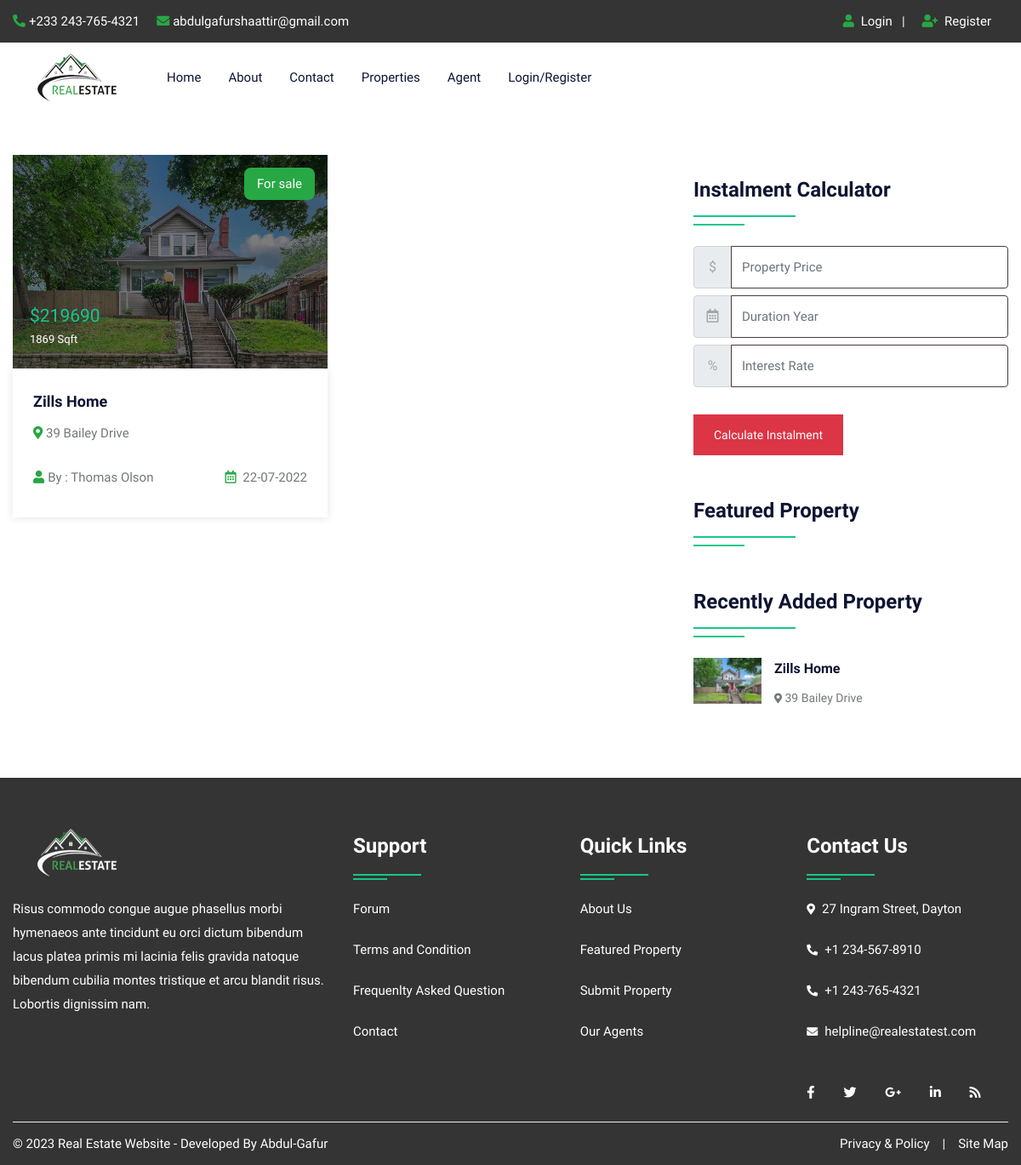
The page /property.php on the database as committed earlier.
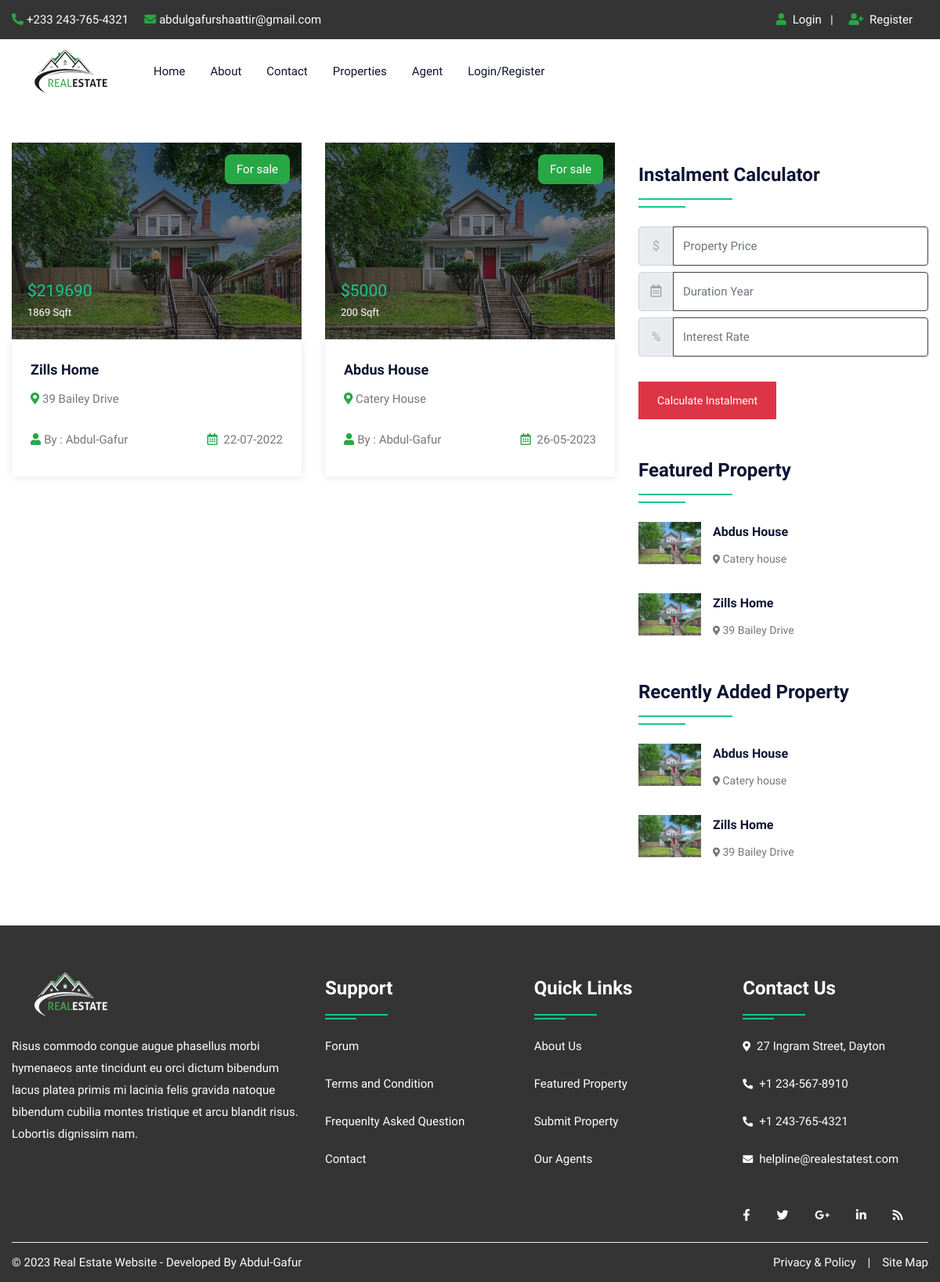
The same page on the database as committed later.
### tables this page shows
CREATE TABLE `property` (
  `pid` int(50) NOT NULL,
  `title` varchar(200) NOT NULL,
  `pcontent` longtext NOT NULL,
  `type` varchar(100) NOT NULL,
  `bhk` varchar(50) NOT NULL,
  `stype` varchar(100) NOT NULL,
  `bedroom` int(50) NOT NULL,
  `bathroom` int(50) NOT NULL,
  `balcony` int(50) NOT NULL,
  `kitchen` int(50) NOT NULL,
  `hall` int(50) NOT NULL,
  `floor` varchar(50) NOT NULL,
  `size` int(50) NOT NULL,
  `price` int(50) NOT NULL,
  `location` varchar(200) NOT NULL,
  `city` varchar(100) NOT NULL,
  `state` varchar(100) NOT NULL,
  `feature` longtext NOT NULL,
  `pimage` varchar(300) NOT NULL,
  `pimage1` varchar(300) NOT NULL,
  `pimage2` varchar(300) NOT NULL,
  `pimage3` varchar(300) NOT NULL,
  `pimage4` varchar(300) NOT NULL,
  `uid` int(50) NOT NULL,
  `status` varchar(50) NOT NULL,
  `mapimage` varchar(300) NOT NULL,
  `topmapimage` varchar(300) NOT NULL,
  `groundmapimage` varchar(300) NOT NULL,
  `totalfloor` varchar(50) NOT NULL,
  `date` datetime NOT NULL DEFAULT current_timestamp(),
  `isFeatured` int(11) DEFAULT NULL
);

CREATE TABLE `user` (
  `uid` int(50) NOT NULL,
  `uname` varchar(100) NOT NULL,
  `uemail` varchar(100) NOT NULL,
  `uphone` varchar(20) NOT NULL,
  `upass` varchar(50) NOT NULL,
  `utype` varchar(50) NOT NULL,
  `uimage` varchar(300) NOT NULL
);

### property.php (the view, shortened to what the changed rows need)
<!DOCTYPE html>
<html lang="en">
<head>
<link rel="stylesheet" type="text/css" href="css/bootstrap.min.css">
<link rel="stylesheet" type="text/css" href="css/bootstrap-slider.css">
<link rel="stylesheet" type="text/css" href="css/jquery-ui.css">
<link rel="stylesheet" type="text/css" href="css/layerslider.css">
<link rel="stylesheet" type="text/css" href="css/color.css" id="color-change">
<link rel="stylesheet" type="text/css" href="css/owl.carousel.min.css">
<link rel="stylesheet" type="text/css" href="css/font-awesome.min.css">
<link rel="stylesheet" type="text/css" href="fonts/flaticon/flaticon.css">
<link rel="stylesheet" type="text/css" href="css/style.css">
</head>
<body>
<div id="page-wrapper">
    <div class="row">
		<?php include("include/header.php");?>
        <div class="full-row">
            <div class="container">
                <div class="row">
					<div class="col-lg-8">
                        <div class="row">
							<?php
							$query=mysqli_query($con,"SELECT property.*, user.uname,user.utype,user.uimage FROM `property`,`user` WHERE property.uid=user.uid");
								while($row=mysqli_fetch_array($query))
								{
							?>
                            <div class="col-md-6">
                                <div class="featured-thumb hover-zoomer mb-4">
                                    <div class="overlay-black overflow-hidden position-relative"> <img src="admin/property/<?php echo $row['18'];?>" alt="pimage">
                                        <div class="sale bg-success text-white">For <?php echo $row['5'];?></div>
                                        <div class="price text-primary text-capitalize">$<?php echo $row['13'];?> <span class="text-white"><?php echo $row['12'];?> Sqft</span></div>
                                    </div>
                                    <div class="featured-thumb-data shadow-one">
                                        <div class="p-4">
                                            <h5 class="text-secondary hover-text-success mb-2 text-capitalize"><a href="propertydetail.php?pid=<?php echo $row['0'];?>"><?php echo $row['1'];?></a></h5>
                                            <span class="location text-capitalize"><i class="fas fa-map-marker-alt text-success"></i> <?php echo $row['14'];?></span> </div>
                                        <div class="px-4 pb-4 d-inline-block w-100">
                                            <div class="float-left text-capitalize"><i class="fas fa-user text-success mr-1"></i>By : <?php echo $row['uname'];?></div>
                                            <div class="float-right"><i class="far fa-calendar-alt text-success mr-1"></i> <?php echo date('d-m-Y', strtotime($row['date']));?></div>
                                        </div>
                                    </div>
                                </div>
                            </div>
                            <?php } ?>
                        </div>
                    </div>
                    <div class="col-lg-4">
                        <ul class="property_list_widget">
                            <?php
                            $query=mysqli_query($con,"SELECT * FROM `property` WHERE isFeatured = 1 ORDER BY date DESC LIMIT 3");
                                    while($row=mysqli_fetch_array($query))
                                    {
                            ?>
                            <li> <img src="admin/property/<?php echo $row['18'];?>" alt="pimage">
                                <h6 class="text-secondary hover-text-success text-capitalize"><a href="propertydetail.php?pid=<?php echo $row['0'];?>"><?php echo $row['1'];?></a></h6>
                                <span class="font-14"><i class="fas fa-map-marker-alt icon-success icon-small"></i> <?php echo $row['14'];?></span>
                            </li>
                            <?php } ?>
                        </ul>
                        <div class="sidebar-widget mt-5">
                            <ul class="property_list_widget">
								<?php
								$query=mysqli_query($con,"SELECT * FROM `property` ORDER BY date DESC LIMIT 6");
										while($row=mysqli_fetch_array($query))
										{
								?>
                                <li> <img src="admin/property/<?php echo $row['18'];?>" alt="pimage">
                                    <h6 class="text-secondary hover-text-success text-capitalize"><a href="propertydetail.php?pid=<?php echo $row['0'];?>"><?php echo $row['1'];?></a></h6>
                                    <span class="font-14"><i class="fas fa-map-marker-alt icon-success icon-small"></i> <?php echo $row['14'];?></span>
                                </li>
                                <?php } ?>
                            </ul>
                        </div>
                    </div>
                </div>
            </div>
        </div>
    </div>
</div>
</body>
</html>

Rows that differ between the two databases and show on the page:
now on one of the page's lists (row edited): property: title "Zills Home", location "39 Bailey Drive"
changed property "Zills Home": uid.uname "Thomas Olson" → "Abdul-Gafur"
added property: pimage (picture), stype "sale", price "5000", size "200", title "Abdus House", location "Catery House", uid.uname "Abdul-Gafur", date "26-05-2023", location "Catery house"
